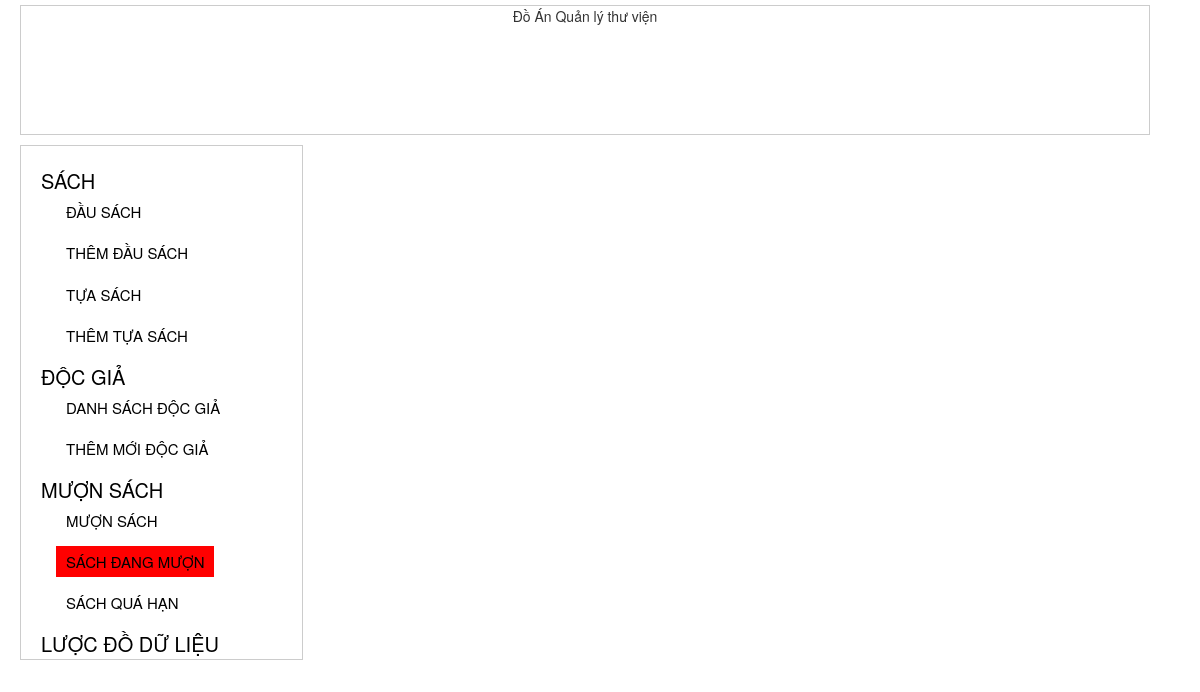
Before: /index.php?act=list_sach_dangmuon with the older database file.
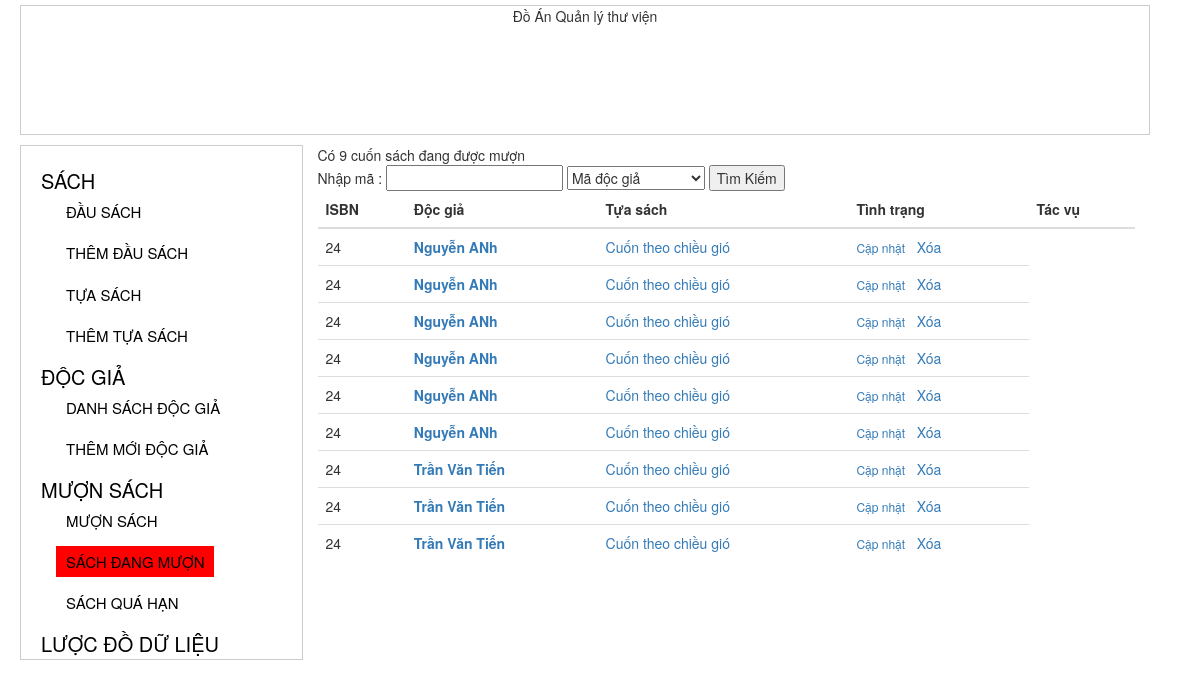
After: the same page with the newer database file.
### tables this page shows
CREATE TABLE `muon` (
  `isbn` int(11) NOT NULL,
  `ma_cuonsach` int(11) NOT NULL,
  `ma_docgia` int(11) NOT NULL,
  `ngaygio_muon` datetime NOT NULL,
  `ngay_hethan` datetime NOT NULL
);

CREATE TABLE `cuonsach` (
  `isbn` int(11) DEFAULT NULL,
  `ma_cuonsach` int(11) NOT NULL,
  `tinhtrang` int(255) NOT NULL
);

CREATE TABLE `docgia` (
  `ma_docgia` int(11) NOT NULL,
  `ho` varchar(155) NOT NULL,
  `hoten` varchar(255) NOT NULL,
  `tenlot` varchar(155) NOT NULL,
  `ten` varchar(155) NOT NULL,
  `ngaysinh` date NOT NULL
);

CREATE TABLE `dausach` (
  `isbn` int(11) UNSIGNED NOT NULL,
  `ma_tuasach` int(11) NOT NULL,
  `ngonngu` varchar(15) NOT NULL,
  `bia` varchar(255) NOT NULL,
  `trangthai` varchar(1) NOT NULL
);

CREATE TABLE `tuasach` (
  `ma_tuasach` int(11) UNSIGNED NOT NULL,
  `tuasach` varchar(255) NOT NULL,
  `tacgia` varchar(255) NOT NULL,
  `tomtat` text NOT NULL
);

### inc/class_muon.php (called while the page is built, shortened)
<?php
Class Muon{
    public static function list_books($select_all = 0, $posts_per_age = 10, $current_page = 1, $search = 0, $type ='1', $keyword = '') {
		global $conn;
		$sql =" SELECT * FROM muon m LEFT JOIN cuonsach s ON m.ma_cuonsach = s.ma_cuonsach ";
		if( !$select_all ){
			$offset = $posts_per_age * ($current_page - 1);
			$sql .=" LIMIT {$posts_per_age} OFFSET {$offset}";
		}
		$result = $conn->query($sql);
		if ($result && $result->num_rows > 0) {
			return $result;
		}
		return 0;
	}
}

### inc/class_doc_gia.php (called while the page is built, shortened)
<?php
Class DocGia{
	protected $table;
	static $instance;
	function __construct(){
		global $conn;
		$this->table = 'docgia';
		$this->conn = $conn;
	}
	static function getInstance(){
        if(self::$instance !== null){
            return self::$instance;
        }
        self::$instance = new DocGia();
        return self::$instance;
    }
	function getTenDocGia($ma_docgia){
		$sql ="SELECT hoten FROM  $this->table WHERE ma_docgia = {$ma_docgia}";
		$result = $this->conn->query($sql);
		if ($result->num_rows > 0)
			while( $row = $result->fetch_assoc() ) {
				return $row['hoten'];
			}
		return 0;
	}
}

### inc/functions.php (called while the page is built, shortened)
<?php
function getTenDocGia($ma_docgia){
	return DocGia::getInstance()->getTenDocGia($ma_docgia);
}

### inc/class_dau_sach.php (called while the page is built, shortened)
<?php
Class DauSach{
	protected $conn;
	static $instance;
	function __construct() {
		global $conn;
		$this->conn 	= $conn;
		$this->table 	= 'dausach';
	}
	static function getInstance(){
        if(self::$instance !== null){
            return self::$instance;
        }
        self::$instance = new DauSach();
        return self::$instance;
    }
	function getMaTuaSachByISBN($isbn){
		$sql 	= "SELECT ma_tuasach FROM $this->table WHERE isbn = {$isbn}";
		$result = $this->conn->query($sql);
		if ($result &&  $result->num_rows > 0 ) {
			while( $row = $result->fetch_assoc() ) {
				return $row['ma_tuasach'];
			}
		}
		return 0;
	}
	function getTuaSachByISBN($isbn){
		$ma_tuasach = $this->getMaTuaSachByISBN($isbn);
		$tuasach 	=  TuaSach::getInstance();
		return $tuasach->getTitleTuaSach($ma_tuasach);
	}
}

### inc/class_tua_sach.php (called while the page is built, shortened)
<?php
Class TuaSach{
	protected $conn;
	protected $table;
	static $instance;
	function __construct(){
		global $conn;
		$this->conn = $conn;
		$this->table = 'tuasach';
	}
	static function getInstance(){
        if(self::$instance !== null){
            return self::$instance;
        }
        self::$instance = new TuaSach();
        return self::$instance;
    }
	function getTitleTuaSach($ma_tuasach){
		$result = $this->kiemTraTuaSachTonTai($ma_tuasach);
		if( $result ){
			while( $row = $result->fetch_assoc() ) {
				return $row['tuasach'];
			}
		}
		return 0;
	}
	function kiemTraTuaSachTonTai($ma_tuasach){
		$sql ="SELECT * FROM {$this->table} WHERE ma_tuasach = {$ma_tuasach} ";
		$result = $this->conn->query($sql);
		if ($result && $result->num_rows > 0) {
			return $result;
		}
		return 0;
	}
}

### module/list_sach_dangmuon.php (the view, shortened to what this page needs)
<?php
    $search     = isset($_GET['search']) ? $_GET['search'] : 0;
    $keyword    = isset( $_GET['keyword'] ) ? $_GET['keyword'] : '';
    $type       = isset( $_GET['type'] ) ? $_GET['type'] : '';
    $total = Muon::list_books($select_all = 1, 10, 1 , $search, $type, $keyword );
    if( !empty($total) ){
    	$url = 'index.php?act=list_sach&';
    	$total_record = $total->num_rows;
        $current_page = isset($_GET['page']) ? $_GET['page'] : 1;
        $posts_per_page = 10;
    	$result = Muon::list_books($select_all = 0, $posts_per_page, $current_page, $search, $type, $keyword );
        if($result ){
            echo "Có {$total_record} cuốn sách đang được mượn";
            ?>
            <form action="index.php?act=list_sachdangmuon" method="GET">
                Nhập mã :
                <input type="text" name="keyword" >
                <select name="type" >
                    <option value="1"> Mã độc giả </option>
                </select>
                <button type="submit">Tìm Kiếm</button>
            </form>
            <?php
        	echo '<table class="table ">';
        	echo '<thead><tr><th> ISBN </th><th>Độc giả </th> <th> Tựa sách </th><th> Tình trạng </td> <th> Tác vụ </th> </tr></thead>';
        	echo ' <tbody>';
        	while( $row = $result->fetch_assoc() ) {
        		$isbn 		= $row['isbn'];
                $ma_docgia  = $row['ma_docgia'];
                $ma_cuonsach = $row['ma_cuonsach'];
        		echo '<tr>';
                echo "<td>{$isbn} </td>";
                echo '<th><a href="index.php?act=chi_tiet_docgia&id='.$ma_docgia.'">'.getTenDocGia($ma_docgia).'<a/></th>';
                 echo "<td> <a class='' href= 'index.php?act=chi_tiet_muon&mcs=".$ma_cuonsach."&isbn=".$isbn."'> " . limit_string( getTuaSachByISBN($isbn),30). "</a> </td>";
                echo "<td><a  class='action'  href='index.php?act=frm_insert_book&id=".$ma_cuonsach."'>Cập nhật</a> &nbsp; <a href='{$url}page={$current_page}&del={$row["ma_cuonsach"]}' onclick ='return remove_tua_sach()'> Xóa</a>  ";
                echo '</tr>';
            }
            echo '</tbody>';
            echo '</table>';
        } else {
            echo 'Danh sách mượn đang rỗng';
        }
    }

### index.php (shortened to what this page needs)
<!DOCTYPE html>
<html>
<head>
	<link rel="stylesheet" type="text/css" href="style.css">
	<link rel="stylesheet" type="text/css" href="assest/css/bootstrap.min.css">
	<link rel="stylesheet" href="https://cdnjs.cloudflare.com/ajax/libs/bootstrap-select/1.11.2/css/bootstrap-select.min.css">
</head>
<body>
	<div class="container">
		<div class="row">
			<div  id="header" >
				<center>Đồ Án Quản lý thư viện</center>
			</div>
		</div>
		<div class="row">
			<div class="col-md-3 left sidebar">
			<?php require_once('left.php');?>
			</div>
			<div class="main col-md-9">
				<?php
					$view = isset($_GET['act']) ? $_GET['act']:'list';
					$module = 'module/'.$view.'.php';
					require($module);
				?>
			</div>
		</div>
	</div>
</body>
</html>

### left.php (shortened to what this page needs)
<?php
	$act = isset($_GET['act']) ? $_GET['act'] : '';
?>
	<ul class="nav navbar-nav">
		<li> <a href="#"  class="heading"> Sách</a>
			<ul class="sub">
				<li class ="<?php checkMenu('list_dau_sach', $act) ?>" > <a href="index.php?act=list_dau_sach">Đầu sách</a></li>
				<li class ="<?php checkMenu('frm_add_dau_sach', $act) ?> "> <a href="index.php?act=frm_add_dau_sach">Thêm đầu sách</a></li>
				<li class ="<?php checkMenu('list_tua_sach', $act) ?>" > <a href="index.php?act=list_tua_sach">Tựa sách</a></li>
				<li class ="<?php checkMenu('frm_add_tua_sach', $act) ?>" > <a href="index.php?act=frm_add_tua_sach">Thêm tựa sách</a></li>
			</ul>
		</li>
		<li>
			<a class="heading" href="#">Độc giả</a>
			<ul class="sub">
				<li class ="<?php checkMenu('list_docgia', $act) ?>" > <a href="index.php?act=list_docgia">Danh sách độc giả</a></li>
				<li class ="<?php checkMenu('form-insert-user', $act) ?>"> <a href="index.php?act=form-insert-user">Thêm mới độc giả</a></li>
			</ul>
		</li>
		<li>
			<a class="heading" href="#">Mượn Sách</a>
			<ul class="sub">
				<li class ="<?php checkMenu('form_muonsach', $act) ?>" > <a href="index.php?act=form_muonsach">Mượn sách</a></li>
				<li class ="<?php checkMenu('list_sach_dangmuon', $act) ?>" > <a href="index.php?act=list_sach_dangmuon">Sách Đang mượn</a></li>
				<li class ="<?php checkMenu('list_sachquahan', $act) ?>" > <a href="index.php?act=list_muon_quahan">Sách Quá Hạn</a></li>
			</ul>
		</li>
		<li> <a class="heading" href="index.php?act=dbstruct"> Lược đồ dữ liệu</a></li>
	</ul>

### inc/main.php (shortened to what this page needs)
			<?php
	function getTuaSachByISBN($isbn){
		$dausach = DauSach::getInstance();
		return $dausach->getTuaSachByISBN($isbn);
	}
	function limit_string($string, $len) {
		$t_len 		= $len;
		$string_len = strlen($string);
	    if($len >  $string_len){
	    	$len = $string_len;
	    }
	    $pos = strpos($string, ' ', $len);
	    if($pos){
	    	$string = substr($string,0,$pos);
	    } else {
	    	$string = substr($string,0,$len);
	    }
	    return $string ;
	}
function checkMenu($string, $get){
	if(empty($get) && $string == ''){
		echo 'activate';
	}
	if($string == $get){
		echo 'activate';
	}
}

### style.css (style rules this page uses)
body, ul, li, div, ol, td, span, p ,label, form,h1,h2,h3,h4,h5,h6 { margin: 0; padding: 0; }
.left { width: 20%; float: left; padding-top: 20px; border: 1px solid #ccc; min-height: 500px; }
.left ul li { display: block; list-style: none; padding: 5px 0px 5px 5px; }
.left ul.sub li:hover a, .left ul li.activate a { background: red; }
.sidebar ul.sub li a { font-size: 15px; text-transform: uppercase; display: block; padding: 5px 10px; }
ul.sub { padding-left: 10px; }
.sidebar .navbar-nav>li>a { padding-top: 0; padding-bottom: 0; }
.left ul li a { text-decoration: none; font-size: 18px; color: #000; }
.sidebar li a.heading { font-size: 20px; padding: 0; text-align: left; text-transform: uppercase; }
.main { width: 79%; float: left; }
#header { width: 100%; height: 130px; border: 1px solid #ccc; }
div.row { display: block; width: 100%; clear: both; padding:5px; }
a.action { font-size: 12px; }

Changed rows visible on the page:
added muon: cuonsach.isbn "24", ma_docgia.hoten "Nguyễn ANh", cuonsach.isbn "Cuốn theo chiều gió"
added muon: cuonsach.isbn "24", ma_docgia.hoten "Nguyễn ANh", cuonsach.isbn "Cuốn theo chiều gió"
added muon: cuonsach.isbn "24", ma_docgia.hoten "Nguyễn ANh", cuonsach.isbn "Cuốn theo chiều gió"
added muon: cuonsach.isbn "24", ma_docgia.hoten "Nguyễn ANh", cuonsach.isbn "Cuốn theo chiều gió"
added muon: cuonsach.isbn "24", ma_docgia.hoten "Nguyễn ANh", cuonsach.isbn "Cuốn theo chiều gió"
added muon: cuonsach.isbn "24", ma_docgia.hoten "Nguyễn ANh", cuonsach.isbn "Cuốn theo chiều gió"
added muon: cuonsach.isbn "24", ma_docgia.hoten "Trần Văn Tiến", cuonsach.isbn "Cuốn theo chiều gió"
added muon: cuonsach.isbn "24", ma_docgia.hoten "Trần Văn Tiến", cuonsach.isbn "Cuốn theo chiều gió"
added muon: cuonsach.isbn "24", ma_docgia.hoten "Trần Văn Tiến", cuonsach.isbn "Cuốn theo chiều gió"
Other visible differences:
$total_record: (not shown) → "9"
form field type: (not shown) → "Mã độc giả"
text now shown: "Có cuốn sách đang được mượn Nhập mã : Tìm Kiếm ISBN Độc giả Tựa sách Tình trạng Tác vụ"
